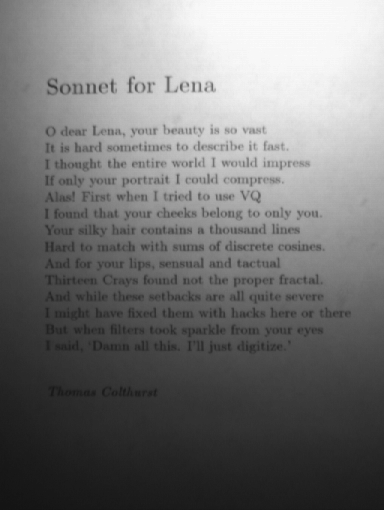
#> input picture Exercises/6 - Segmentation/sonnet.png, 384 x 510 px
$ jupyter execute main.ipynb
#> lines starting #> are read from the running program, lines starting #| are printed output that depends on the picture; after the words box and inside, x2 and y2 are one past the last pixel; in counts of white or black regions, pixels touching at a corner belong together
[cell 1]
# standard cv libraries
import numpy as np
import cv2
import matplotlib.pyplot as plt

# convolution operation
import scipy.signal as conv

[cell 2]
im = cv2.imread("sonnet.png",0)
#> im is the input picture: shape (510, 384); min 19, max 250, mean 116.8

# Otsu's Algorithm

[cell 3]
# build histogram
no_bins = 256
bins = np.arange(0,no_bins+1)
hist, bin_edges = np.histogram(im, bins=bins, density=True)
#> hist = 256 values, max 0.0302 at index 247, min 0 at index 0, mean 0.00391; bin_edges = 257 values from 0 to 256

# w1
w1 = np.zeros(shape=no_bins)
for i in range(no_bins):
    w1[i] = np.sum(hist[0:i+1])
#> after the loop, w1 = 256 values from 0 to 1

# mu1
mu1 = np.zeros(shape=no_bins)
for i in range(no_bins):
    if(w1[i] == 0):
        continue
    mu1[i] = np.sum(np.multiply(np.arange(1,i+2),hist[0:i+1]))/w1[i]
#> after the loop, mu1 = 256 values, max 117.8 at index 250, min 0 at index 0, mean 64.91

# w2 and mu2
w2 = np.zeros(shape=no_bins)
mu2 = np.zeros(shape=no_bins)
c = np.sum(np.multiply(np.arange(1,257), hist))
#> c = 117.8
for i in range(no_bins):
    w2[i] = 1 - w1[i]
    if(w2[i] == 0):
        continue
    mu2[i] = (c - np.sum(np.multiply(np.arange(1,i+2),hist[0:i+1])))/w2[i]
#> after the loop, mu2 = 256 values, max 251 at index 249, min 0 at index 250, mean 183.2; w2 = 256 values, max 1 at index 0, min 0 at index 250, mean 0.456

# between class variance
var_b = w1*w2*(mu1-mu2)**2
#> var_b = 256 values, max 3880.2 at index 131, min 0 at index 0, mean 2455.9

# argmax t
t = np.argmax(var_b)
#> t = 131
t = (t-1)/(no_bins-1)*256
#> t = 130.5

im_thresholded = np.copy(im)
im_thresholded[im < t] = 0
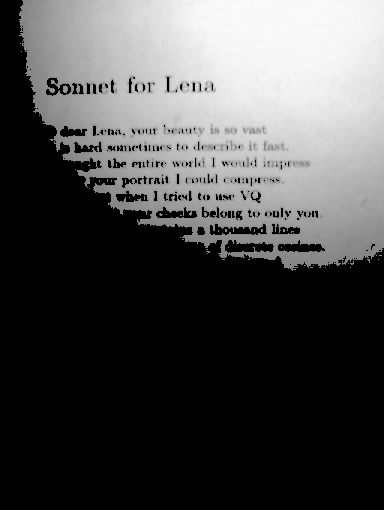
#> im_thresholded: shape (510, 384); min 0, max 250, mean 75.7
im_thresholded[im > t] = 1
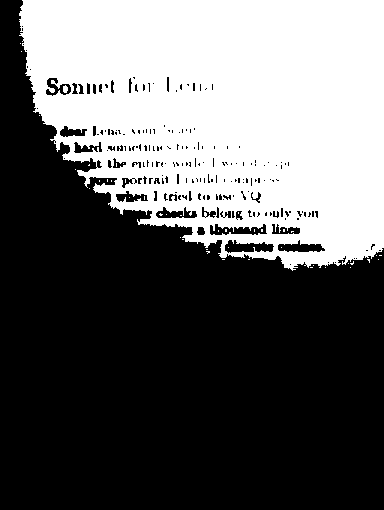
#> im_thresholded: shape (510, 384); values 0 (black) and 1 (white), 38.8% white; 45 white regions (43 under 20 px), largest, box (x1, y1, x2, y2) and area: (19, 0, 384, 271) 75823, (63, 85, 68, 93) 32

plt.imshow(im_thresholded, cmap="gray")

# Adaptive Thresholding

[cell 4]
sz = 5
mean_filter = np.ones((sz,sz),np.float32)/(sz*sz)

# convolution with mean filter
im_convolved = conv.convolve2d(im, mean_filter, mode='same')

# im - im_convolved
im_subtracted = im - im_convolved
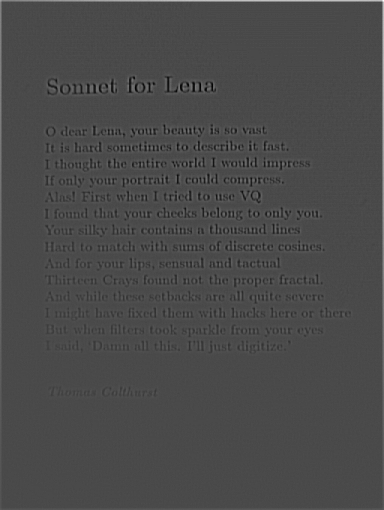
#> im_subtracted: shape (510, 384) float32; min -62.48, max 152.6, mean 0.6; drawn with min black and max white

# threshold
threshold = 0.03 * 255
im_subtracted = im_subtracted - threshold
im_subtracted[im_subtracted > 0] = 1
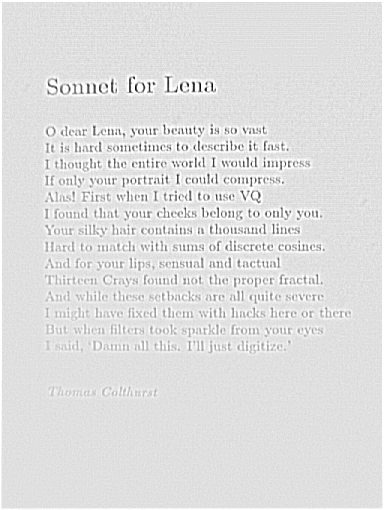
#> im_subtracted: shape (510, 384) float32; min -70.13, max 1, mean -7.66; drawn with min black and max white
im_subtracted[im_subtracted < 0] = 0
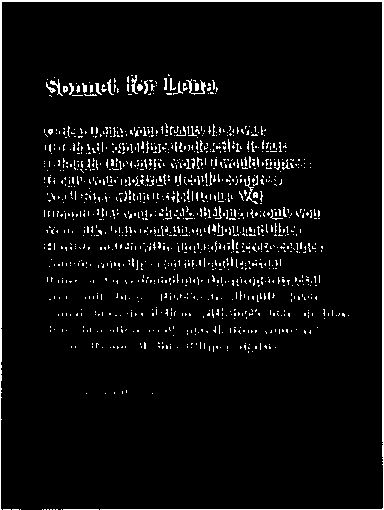
#> im_subtracted: shape (510, 384) float32; values 0 (black) and 1 (white), 5.1% white in thin lines or dots

plt.imshow(im_subtracted, cmap="gray")

# Superpixels

[cell 5]
print(im.dtype)
#| uint8

[cell 6]
im = cv2.imread("superpix.jpg",0)
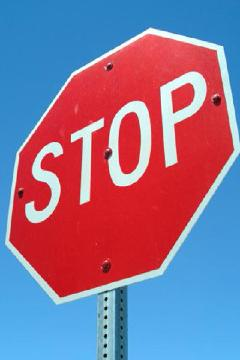
#> input picture Exercises/6 - Segmentation/superpix.jpg, 240 x 360 px
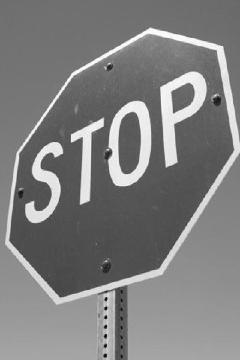
#> im: shape (360, 240); min 0, max 255, mean 127.1

sz = 50*50;
diff = 0.4*255;

# initialize mask of pixel labels
mask = np.zeros(shape=np.shape(im), dtype=float)
superpixel_count = 1

# for every pixel
for x in range(np.shape(im)[0]):
    for y in range(np.shape(im)[1]):

        # has been assigned to a superpixel
        if(mask[x,y] != 0):
            continue
            # mask[x,y] = superpixel_count

        # locate superpixels
        for i in range(np.shape(im)[0]):
            for j in range(np.shape(im)[1]):

                # conditions are satisfied
                #   not yet assigned     # intensity difference                 # distance
                if((mask[i,j] == 0) and (np.abs(int(im[x,y]) - int(im[i,j])) < diff) and (((x-i)**2 + (y-j)**2) < sz)):
                    mask[i,j] = superpixel_count

        superpixel_count = superpixel_count + 1
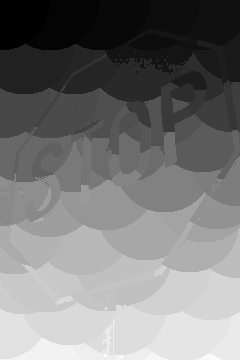
#> mask: shape (360, 240) float64; min 1, max 62, mean 29.9; drawn with min black and max white
#> after the loop, superpixel_count = 63

[cell 7]
boundary_map = np.copy(mask)
for x in range(np.shape(mask)[0]-1):
    for y in range(np.shape(mask)[1]-1):
        if(mask[x,y] != mask[x,y+1]):
            boundary_map[x,y] = 0
        if(mask[x,y] != mask[x+1,y]):
            boundary_map[x,y] = 0
        if(mask[x,y] != mask[x+1,y+1]):
            boundary_map[x,y] = 0
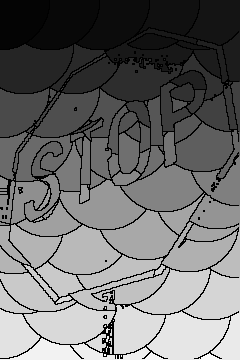
#> boundary_map: shape (360, 240) float64; min 0, max 62, mean 27; drawn with min black and max white

[cell 8]
print(np.amin(mask))
#| 1.0

test_im = np.copy(im)
test_im[boundary_map == 0] = 0
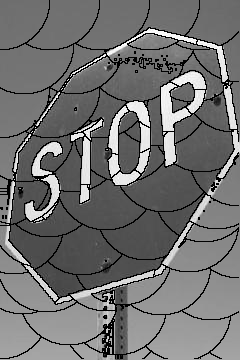
#> test_im: shape (360, 240); 9.85% of pixels changed, all inside (x1, y1, x2, y2) = (0, 0, 239, 359)
plt.figure(figsize=(10,10))
plt.imshow(test_im, cmap="gray")
